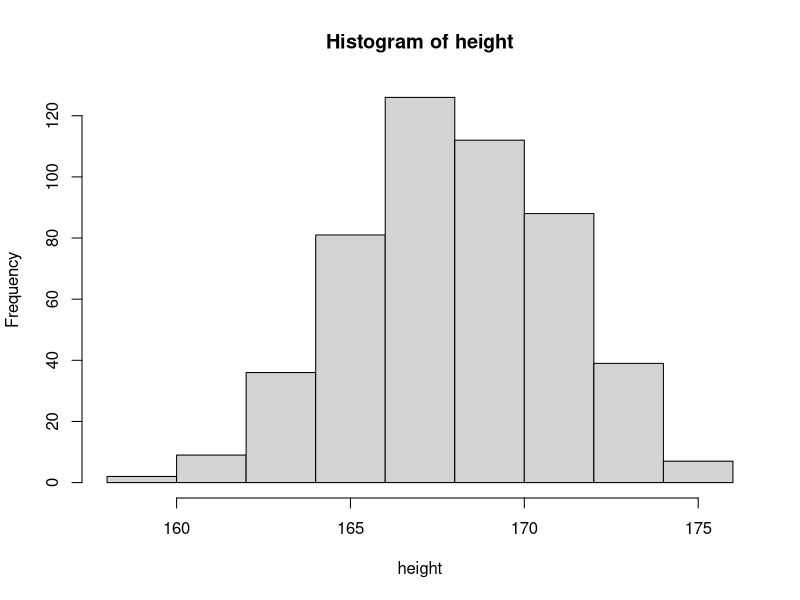
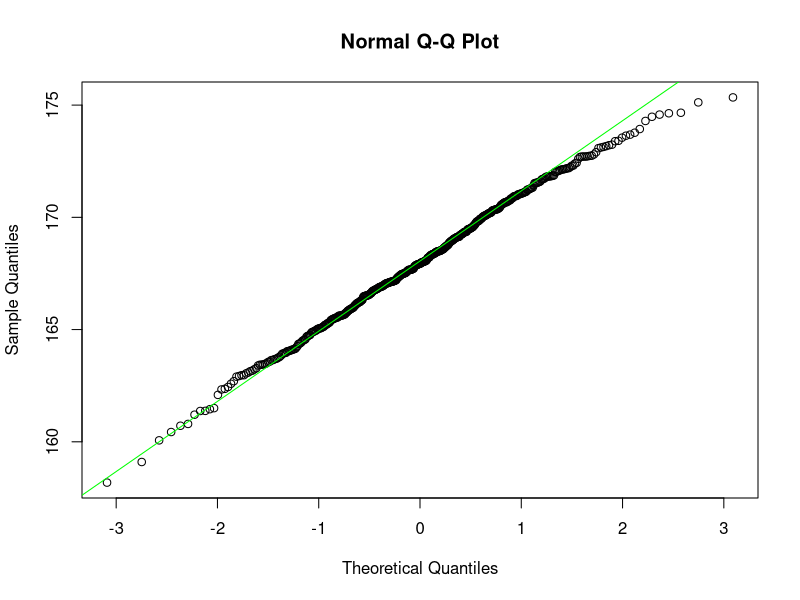

These figures' R source, in order:
##Simulate heights of 500 students of PU with mean=168,sd=3

height<-rnorm(n=500,mean=168,sd=3)
height
hist(height)
quantile(height)
qqnorm(height)
qqline(height,col="green")



library(nortest)
ad.test(height)
shapiro.test(height)

#generating random sample from Binomial distribution

bim<-rbinom(40,10,0.3)
mean(bim)
sd(bim)
dbinom(2,10,0.3)
pbinom(5,10,0.3)
qbinom(.975,10,0.3)

#generating random sample from Poisson distribution

poi<-rpois(40,2)
poi
mean(poi)
sd(poi)
dpois(2,2)
ppois(3,2)
qpois(.975,2)



#Hypothesis & testing problem

#single sample t-test

x<-c(12,23,24,25,63,44,35,87,77,88,90)
t.test(x,mu=30)

#two sampe t-test

x<-c(32,13,44,75,16,47,68,119,58,91,113)
y<-c(21,39,54,65,76,87,104,106,45,140,132)
t.test(x,y,var.equal=TRUE)
t.test(x,y)

#paired t-test
t.test(x,y,paired=TRUE)

#to compute Covariance between (x,y) and testing variance
var(x,y)
var.test(x,y)

#All standard distributions are available in R

#For Normal distribution N(0,1)

#dnorm stands for value of pdf/pmf, pnorm for cdf, qnorm for quantile and #rnorm for random numbers.
dnorm(0,mean=0,sd=1)   #f(0),pdf
pnorm(1.96,mean=0,sd=1) #F(1.96), cdf
qnorm(.975,mean=0,sd=1) #invcdf(0.975),calculating critical point

##Simulate heights of 500 students of PU with mean=168,sd=3

height<-rnorm(n=500,mean=168,sd=3)
height
mean(height)
sd(height)
quantile(height)

#generating random sample from Binomial distribution

bim<-rbinom(40,10,0.3)
mean(bim)
sd(bim)
dbinom(2,10,0.3)
pbinom(5,10,0.3)
qbinom(.975,10,0.3)

#generating random sample from Binomial distribution

poi<-rpois(40,2)
mean(poi)
sd(poi)
dpois(2,2)
ppois(3,2)
qpois(.975,2)

#generating random sample from Chisquare distribution

chi<-rchisq(40,10)
chi

mean(chi)
sd(chi)
dchisq(2,2)
pchisq(3,2)
qchisq(.925,20)
#F(X>3)=1-F(X<3), with 4 d.f; First Compute: pchisq(2,4) 
pchisq(3,4) 
1-pchisq(3,4)

#generating random sample from t-distribution

t<-rt(40,15)
t
mean(t)
sd(t)
dt(3,12)
pt(1.5,15)
qt(.475,12)

##generating random sample from F-distribution

f<-rt(40,8,7)
f
mean(f)
sd(f)
df(3,8,7)
pf(2.5,15,10)
qf(.975,12,8)


# Generating integers with replacement
x<-sample(1:10, 100, replace=TRUE)
x
table(x)
